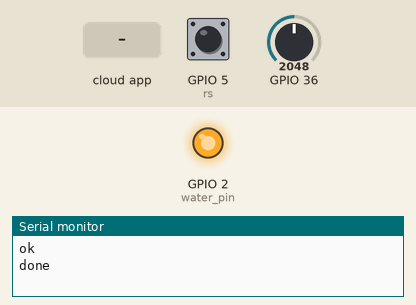
A sketch run on a simulated ESP32. Parts: output pins drawn as LEDs (lit = HIGH), the last lines printed to the serial monitor. The test bench sets the inputs (shaded band); at power-on: GPIO 5 (rs) HIGH, GPIO 36 = 2048. WiFi joins after 1.5 s; servers stay silent unless stated; network time is answered at once with the bench clock; the local clock reads 2024-03-15 10:24:30 at power-on unless the sketch sets it; the Firebase database answers and starts empty.

Above: at 3.3 s.
3.4 s: the phone or cloud app sets WATER to 1
At 4.0 s:
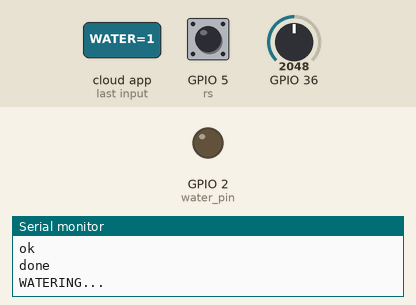
6.5 s: the phone or cloud app sets WATER to 0
At 9.2 s:
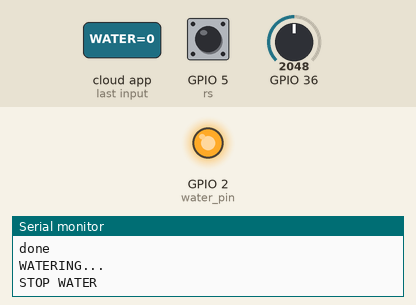
Timing chart, 0 to 10.7 s (numbered marks = the images above; inputs shaded):
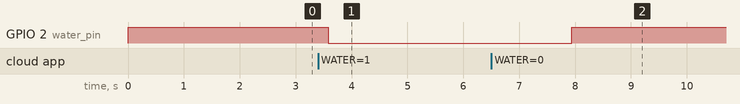

The sketch:

esp32_Mol_Sen_FDB_ver5.ino
```cpp
// https://www.grc.com/fingerprints.htm
#include <Arduino.h>
#include <WiFi.h>
#include <WebServer.h>
#include <WiFiManager.h>
#include <NTPClient.h>
#include <WiFiUdp.h>
#include <SPI.h>
#include <Wire.h>

#include <Firebase_ESP_Client.h>

#include "addons/TokenHelper.h"
#include "addons/RTDBHelper.h"

String ele = "moi";

WiFiServer server(80);

String header;

WiFiUDP ntpUDP;
NTPClient timeClient(ntpUDP, "pool.ntp.org");
const int water_pin = D1;
const int rs = D4;
int RS;

unsigned long currentTime = millis();
unsigned long previousTime = 0;
const long timeoutTime = 2000;
#define DATABASE_URL "https://esp8266-ai2-default-rtdb.firebaseio.com"
#define API_KEY "AIzaSyAF4OdtYUAomk_4WnvE5MXb_nphlQ33UyA"
#define USER_EMAIL "smart.stuff.18340@gmail.com"
#define USER_PASSWORD "Rayed18340"
FirebaseData fbdo, fbdo_D1, fbdo_D4;
FirebaseAuth auth;
FirebaseConfig config;
unsigned long sendDataPrevMillis = 0;
int count = 0;
bool signupOK = false;

String A = WiFi.macAddress();
String IP = "";
const int dry = 790;
const int wet = 320;
int moi = 0;
int moipc=0;
int moipercent=0;
int HM=0;
int LM=0;

String STAT1 = A + "/Moisture";
String WATER = A + "/WATER";
String CNSTAT = A + "/esp";;

void setup() {
  Serial.begin(115200);

  pinMode(water_pin, OUTPUT);  digitalWrite(water_pin, HIGH);
  pinMode(rs, INPUT);          digitalWrite(rs, HIGH);

  WiFiManager wifiManager;

  RS = digitalRead(rs);
  if (RS == LOW){
    wifiManager.resetSettings();
  }
  wifiManager.autoConnect("SmartStuff");
  IP = WiFi.localIP().toString();

  timeClient.begin();
  timeClient.setTimeOffset(28800);

  config.api_key = API_KEY;
  config.database_url = DATABASE_URL;
  auth.user.email = USER_EMAIL;
  auth.user.password = USER_PASSWORD;
  if (Firebase.signUp(&config, &auth, "", "")){
    Serial.println("ok");
    signupOK = true;
  }
  else{
    Serial.printf("%s\n", config.signer.signupError.message.c_str());
  }
  config.token_status_callback = tokenStatusCallback;
  Firebase.begin(&config, &auth);
  Firebase.reconnectWiFi(true);

  if  (!Firebase.RTDB.beginStream(&fbdo_D1, WATER)){
    Serial.printf("WATER begin error", fbdo_D1.errorReason().c_str());
  }
  Firebase.RTDB.setString(&fbdo, WATER, "0");
  Firebase.RTDB.setString(&fbdo, A + "/SetMoi/High", "0");
  Firebase.RTDB.setString(&fbdo, A + "/SetMoi/Low", "0");

  server.begin();
  Serial.println("done");
}

void loop(){
  time();
  set_moi();
  WATERING();
  WEB();

  if (Firebase.isTokenExpired()){
    Firebase.refreshToken(&config);
    Firebase.RTDB.setString(&fbdo_D4, CNSTAT, "1");
    Serial.println("Refresh token");
  }
}
void time(){
  timeClient.update();
  String a = "\\\"";
  String nowTime = a + timeClient.getHours() + ":" + timeClient.getMinutes() + a ;

  if(timeClient.getSeconds()<5){
    if (Firebase.RTDB.getString(&fbdo, A+"/SetMoi/TIME")) {
      if (fbdo.stringData() == nowTime) {
        Serial.println("WATERING...");
        Firebase.RTDB.setString(&fbdo_D1, WATER, "1");
        delay(6*1000);
        Serial.println("STOP WATER");
        Firebase.RTDB.setString(&fbdo_D1, WATER, "0");
      }
    }
  }
}
void set_moi(){
  moi = analogRead(A0);
  moipc = map(moi, dry, wet, 0, 100);
  if (moipc>=100){ moipercent=100; }
  else if (moipc<=0){ moipercent=0; }
  else{ moipercent=moipc; }
  Firebase.RTDB.setString(&fbdo, STAT1, moipercent);
  delay(1000);

  if(Firebase.RTDB.getString(&fbdo, A + "/SetMoi/High")){
    HM=fbdo.stringData().toInt();
  }
  if(Firebase.RTDB.getString(&fbdo, A + "/SetMoi/Low")){
    LM=fbdo.stringData().toInt();
  }
  if ((HM > 0)&(LM >0)){
    if(moipercent < LM){
      Firebase.RTDB.setString(&fbdo_D1, WATER, "1");
    }
    else if(moipercent > HM){
      Firebase.RTDB.setString(&fbdo_D1, WATER, "0");
    }
  }
}
void WATERING(){
  if(Firebase.ready() && signupOK){
    if  (!Firebase.RTDB.readStream(&fbdo_D1)){
      Serial.printf("WATER read error", fbdo_D1.errorReason().c_str());
    }
    if (fbdo_D1.streamAvailable()) {
      if (fbdo_D1.stringData() == "0") {
        Serial.println("STOP WATER");
        digitalWrite(water_pin, HIGH);
      }
      else if (fbdo_D1.stringData() == "1") {
        Serial.println("WATERING...");
        digitalWrite(water_pin, LOW);
      }
    }
    if (!Firebase.RTDB.readStream(&fbdo_D4)) {
      Serial.print("cn read error：");
      Serial.println(fbdo_D4.errorReason());
    }
    if (fbdo_D4.streamAvailable()) {
      if (fbdo_D4.stringData() == "1") {
        Firebase.RTDB.setString(&fbdo_D4, CNSTAT, "2");
      }
    }
  }
}
void WEB(){
  WiFiClient client = server.available();
  if (client) {
    Serial.println("New Client.");
    String currentLine = "";
    currentTime = millis();
    previousTime = currentTime;
    while (client.connected() && currentTime - previousTime <= timeoutTime) { // loop while the client's connected
      currentTime = millis();
      if (client.available()) {
//        header = client.readStringUntil('\r');
        char c = client.read();
        Serial.write(c);
       header += c;
        if (c == '\n') {
          if (currentLine.length() == 0) {
            client.println("HTTP/1.1 200 OK");
            client.println("Content-type:text/html");
            client.println("Connection: close");
            client.println();
            Serial.println(header);

            client.println("<!DOCTYPE html><html>");
            client.println("<head><meta charset='utf-8' name=\"viewport\" content=\"width=device-width, initial-scale=1\">");
            client.println("<link rel=\"icon\" href=\"data:,\">");

            client.println("<style>html { font-family: Helvetica; display: inline-block; margin: 0px auto; text-align: center;}");
            client.println("text-decoration: none; font-size: 30px; margin: 2px; cursor: pointer;}</style>");
            client.println("</head>");


            client.println("<body><h1>MAC=" + A + "</h1>");
            client.println("<h2>ELEMENT=" + ele + "</h2>");
            client.println("<h3>裝置名稱 = sMART sTUFF 智慧盆栽</h3>");
            client.println("<h4>IP=" + IP + "</h4>");
            client.println("</body></html>");


            client.println();
            break;
          } else {
            currentLine = "";
          }
        } else if (c != '\r') {
          currentLine += c;
        }
      }
    }
    header = "";
    client.stop();
    Serial.println("Client disconnected.");
    Serial.println("");
  }

}
```

Measured:
- after the input at 3.4 s, GPIO 2 (water_pin): HIGH → LOW after 0.18 s
- after the input at 6.5 s, GPIO 2 (water_pin): LOW → HIGH after 1.4 s
